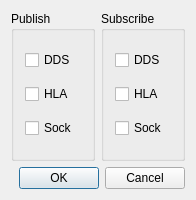
<?xml version="1.0" encoding="UTF-8"?>
<ui version="4.0">
 <class>setDataSource</class>
 <widget class="QDialog" name="setDataSource">
  <property name="geometry">
   <rect>
    <x>0</x>
    <y>0</y>
    <width>196</width>
    <height>200</height>
   </rect>
  </property>
  <property name="windowTitle">
   <string>setDataSource</string>
  </property>
  <layout class="QGridLayout" name="gridLayout" rowstretch="1,0">
   <item row="0" column="0">
    <widget class="QGroupBox" name="groupBox">
     <property name="title">
      <string>Publish</string>
     </property>
     <layout class="QVBoxLayout" name="verticalLayout">
      <item>
       <widget class="QCheckBox" name="chk_dds_pub">
        <property name="text">
         <string>DDS</string>
        </property>
       </widget>
      </item>
      <item>
       <widget class="QCheckBox" name="chk_hla_pub">
        <property name="enabled">
         <bool>true</bool>
        </property>
        <property name="text">
         <string>HLA</string>
        </property>
       </widget>
      </item>
      <item>
       <widget class="QCheckBox" name="chk_sock_pub">
        <property name="text">
         <string>Sock</string>
        </property>
       </widget>
      </item>
     </layout>
    </widget>
   </item>
   <item row="0" column="1">
    <widget class="QGroupBox" name="groupBox_2">
     <property name="title">
      <string>Subscribe</string>
     </property>
     <layout class="QVBoxLayout" name="verticalLayout_2">
      <item>
       <widget class="QCheckBox" name="chk_dds_sub">
        <property name="text">
         <string>DDS</string>
        </property>
       </widget>
      </item>
      <item>
       <widget class="QCheckBox" name="chk_hla_sub">
        <property name="enabled">
         <bool>true</bool>
        </property>
        <property name="text">
         <string>HLA</string>
        </property>
       </widget>
      </item>
      <item>
       <widget class="QCheckBox" name="chk_sock_sub">
        <property name="text">
         <string>Sock</string>
        </property>
       </widget>
      </item>
     </layout>
    </widget>
   </item>
   <item row="1" column="0" colspan="2">
    <layout class="QHBoxLayout" name="horizontalLayout_7">
     <item>
      <spacer name="horizontalSpacer">
       <property name="orientation">
        <enum>Qt::Horizontal</enum>
       </property>
       <property name="sizeHint" stdset="0">
        <size>
         <width>40</width>
         <height>20</height>
        </size>
       </property>
      </spacer>
     </item>
     <item>
      <widget class="QPushButton" name="okButton">
       <property name="text">
        <string>OK</string>
       </property>
      </widget>
     </item>
     <item>
      <widget class="QPushButton" name="cancelButton">
       <property name="text">
        <string>Cancel</string>
       </property>
      </widget>
     </item>
    </layout>
   </item>
  </layout>
 </widget>
 <layoutdefault spacing="6" margin="11"/>
 <resources/>
 <connections>
  <connection>
   <sender>okButton</sender>
   <signal>clicked()</signal>
   <receiver>setDataSource</receiver>
   <slot>accept()</slot>
   <hints>
    <hint type="sourcelabel">
     <x>114</x>
     <y>278</y>
    </hint>
    <hint type="destinationlabel">
     <x>121</x>
     <y>149</y>
    </hint>
   </hints>
  </connection>
  <connection>
   <sender>cancelButton</sender>
   <signal>clicked()</signal>
   <receiver>setDataSource</receiver>
   <slot>reject()</slot>
   <hints>
    <hint type="sourcelabel">
     <x>195</x>
     <y>278</y>
    </hint>
    <hint type="destinationlabel">
     <x>121</x>
     <y>149</y>
    </hint>
   </hints>
  </connection>
 </connections>
</ui>
